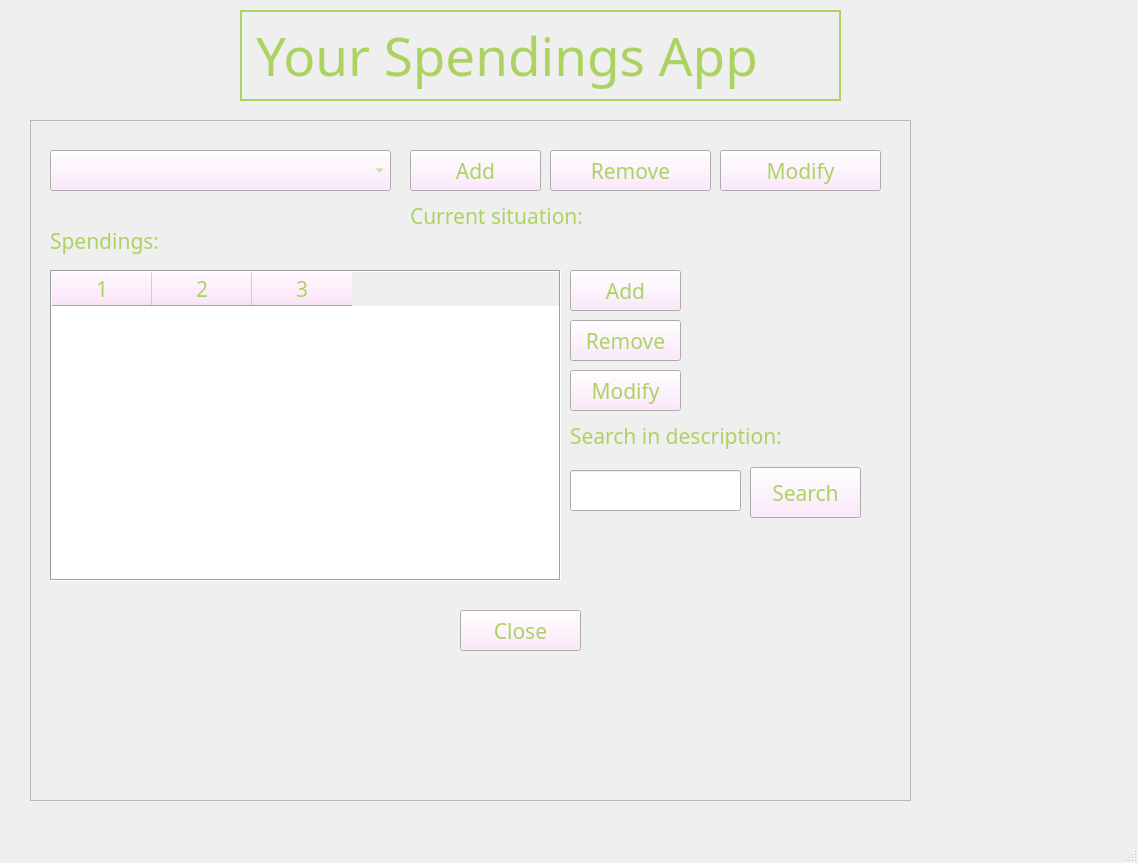
<?xml version="1.0" encoding="UTF-8"?>
<ui version="4.0">
 <class>MainWindow</class>
 <widget class="QMainWindow" name="MainWindow">
  <property name="geometry">
   <rect>
    <x>0</x>
    <y>0</y>
    <width>1138</width>
    <height>863</height>
   </rect>
  </property>
  <property name="windowTitle">
   <string>Your Spendings App</string>
  </property>
  <widget class="QWidget" name="centralwidget">
   <widget class="QLabel" name="Title">
    <property name="geometry">
     <rect>
      <x>240</x>
      <y>10</y>
      <width>601</width>
      <height>91</height>
     </rect>
    </property>
    <property name="palette">
     <palette>
      <active>
       <colorrole role="WindowText">
        <brush brushstyle="SolidPattern">
         <color alpha="255">
          <red>172</red>
          <green>211</green>
          <blue>98</blue>
         </color>
        </brush>
       </colorrole>
       <colorrole role="Button">
        <brush brushstyle="SolidPattern">
         <color alpha="255">
          <red>255</red>
          <green>226</green>
          <blue>254</blue>
         </color>
        </brush>
       </colorrole>
      </active>
      <inactive>
       <colorrole role="WindowText">
        <brush brushstyle="SolidPattern">
         <color alpha="255">
          <red>172</red>
          <green>211</green>
          <blue>98</blue>
         </color>
        </brush>
       </colorrole>
       <colorrole role="Button">
        <brush brushstyle="SolidPattern">
         <color alpha="255">
          <red>255</red>
          <green>226</green>
          <blue>254</blue>
         </color>
        </brush>
       </colorrole>
      </inactive>
      <disabled>
       <colorrole role="WindowText">
        <brush brushstyle="SolidPattern">
         <color alpha="255">
          <red>120</red>
          <green>120</green>
          <blue>120</blue>
         </color>
        </brush>
       </colorrole>
       <colorrole role="Button">
        <brush brushstyle="SolidPattern">
         <color alpha="255">
          <red>255</red>
          <green>226</green>
          <blue>254</blue>
         </color>
        </brush>
       </colorrole>
      </disabled>
     </palette>
    </property>
    <property name="font">
     <font>
      <family>Candara</family>
      <pointsize>40</pointsize>
     </font>
    </property>
    <property name="frameShape">
     <enum>QFrame::WinPanel</enum>
    </property>
    <property name="text">
     <string>Your Spendings App</string>
    </property>
   </widget>
   <widget class="QFrame" name="frame">
    <property name="geometry">
     <rect>
      <x>30</x>
      <y>120</y>
      <width>881</width>
      <height>681</height>
     </rect>
    </property>
    <property name="palette">
     <palette>
      <active>
       <colorrole role="WindowText">
        <brush brushstyle="SolidPattern">
         <color alpha="255">
          <red>172</red>
          <green>211</green>
          <blue>98</blue>
         </color>
        </brush>
       </colorrole>
       <colorrole role="Button">
        <brush brushstyle="SolidPattern">
         <color alpha="255">
          <red>255</red>
          <green>226</green>
          <blue>254</blue>
         </color>
        </brush>
       </colorrole>
       <colorrole role="Text">
        <brush brushstyle="SolidPattern">
         <color alpha="255">
          <red>172</red>
          <green>211</green>
          <blue>98</blue>
         </color>
        </brush>
       </colorrole>
       <colorrole role="BrightText">
        <brush brushstyle="SolidPattern">
         <color alpha="255">
          <red>255</red>
          <green>226</green>
          <blue>254</blue>
         </color>
        </brush>
       </colorrole>
       <colorrole role="ButtonText">
        <brush brushstyle="SolidPattern">
         <color alpha="255">
          <red>172</red>
          <green>211</green>
          <blue>98</blue>
         </color>
        </brush>
       </colorrole>
       <colorrole role="Highlight">
        <brush brushstyle="SolidPattern">
         <color alpha="255">
          <red>255</red>
          <green>226</green>
          <blue>254</blue>
         </color>
        </brush>
       </colorrole>
       <colorrole role="Link">
        <brush brushstyle="SolidPattern">
         <color alpha="255">
          <red>255</red>
          <green>226</green>
          <blue>254</blue>
         </color>
        </brush>
       </colorrole>
       <colorrole role="ToolTipText">
        <brush brushstyle="SolidPattern">
         <color alpha="255">
          <red>172</red>
          <green>211</green>
          <blue>98</blue>
         </color>
        </brush>
       </colorrole>
       <colorrole role="PlaceholderText">
        <brush brushstyle="SolidPattern">
         <color alpha="128">
          <red>172</red>
          <green>211</green>
          <blue>98</blue>
         </color>
        </brush>
       </colorrole>
      </active>
      <inactive>
       <colorrole role="WindowText">
        <brush brushstyle="SolidPattern">
         <color alpha="255">
          <red>172</red>
          <green>211</green>
          <blue>98</blue>
         </color>
        </brush>
       </colorrole>
       <colorrole role="Button">
        <brush brushstyle="SolidPattern">
         <color alpha="255">
          <red>255</red>
          <green>226</green>
          <blue>254</blue>
         </color>
        </brush>
       </colorrole>
       <colorrole role="Text">
        <brush brushstyle="SolidPattern">
         <color alpha="255">
          <red>172</red>
          <green>211</green>
          <blue>98</blue>
         </color>
        </brush>
       </colorrole>
       <colorrole role="BrightText">
        <brush brushstyle="SolidPattern">
         <color alpha="255">
          <red>255</red>
          <green>226</green>
          <blue>254</blue>
         </color>
        </brush>
       </colorrole>
       <colorrole role="ButtonText">
        <brush brushstyle="SolidPattern">
         <color alpha="255">
          <red>172</red>
          <green>211</green>
          <blue>98</blue>
         </color>
        </brush>
       </colorrole>
       <colorrole role="Highlight">
        <brush brushstyle="SolidPattern">
         <color alpha="255">
          <red>255</red>
          <green>226</green>
          <blue>254</blue>
         </color>
        </brush>
       </colorrole>
       <colorrole role="Link">
        <brush brushstyle="SolidPattern">
         <color alpha="255">
          <red>255</red>
          <green>226</green>
          <blue>254</blue>
         </color>
        </brush>
       </colorrole>
       <colorrole role="ToolTipText">
        <brush brushstyle="SolidPattern">
         <color alpha="255">
          <red>172</red>
          <green>211</green>
          <blue>98</blue>
         </color>
        </brush>
       </colorrole>
       <colorrole role="PlaceholderText">
        <brush brushstyle="SolidPattern">
         <color alpha="128">
          <red>172</red>
          <green>211</green>
          <blue>98</blue>
         </color>
        </brush>
       </colorrole>
      </inactive>
      <disabled>
       <colorrole role="WindowText">
        <brush brushstyle="SolidPattern">
         <color alpha="255">
          <red>120</red>
          <green>120</green>
          <blue>120</blue>
         </color>
        </brush>
       </colorrole>
       <colorrole role="Button">
        <brush brushstyle="SolidPattern">
         <color alpha="255">
          <red>255</red>
          <green>226</green>
          <blue>254</blue>
         </color>
        </brush>
       </colorrole>
       <colorrole role="Text">
        <brush brushstyle="SolidPattern">
         <color alpha="255">
          <red>120</red>
          <green>120</green>
          <blue>120</blue>
         </color>
        </brush>
       </colorrole>
       <colorrole role="BrightText">
        <brush brushstyle="SolidPattern">
         <color alpha="255">
          <red>255</red>
          <green>226</green>
          <blue>254</blue>
         </color>
        </brush>
       </colorrole>
       <colorrole role="ButtonText">
        <brush brushstyle="SolidPattern">
         <color alpha="255">
          <red>120</red>
          <green>120</green>
          <blue>120</blue>
         </color>
        </brush>
       </colorrole>
       <colorrole role="Highlight">
        <brush brushstyle="SolidPattern">
         <color alpha="255">
          <red>0</red>
          <green>120</green>
          <blue>215</blue>
         </color>
        </brush>
       </colorrole>
       <colorrole role="Link">
        <brush brushstyle="SolidPattern">
         <color alpha="255">
          <red>255</red>
          <green>226</green>
          <blue>254</blue>
         </color>
        </brush>
       </colorrole>
       <colorrole role="ToolTipText">
        <brush brushstyle="SolidPattern">
         <color alpha="255">
          <red>172</red>
          <green>211</green>
          <blue>98</blue>
         </color>
        </brush>
       </colorrole>
       <colorrole role="PlaceholderText">
        <brush brushstyle="SolidPattern">
         <color alpha="128">
          <red>172</red>
          <green>211</green>
          <blue>98</blue>
         </color>
        </brush>
       </colorrole>
      </disabled>
     </palette>
    </property>
    <property name="font">
     <font>
      <family>Candara</family>
      <pointsize>16</pointsize>
     </font>
    </property>
    <property name="frameShape">
     <enum>QFrame::StyledPanel</enum>
    </property>
    <property name="frameShadow">
     <enum>QFrame::Raised</enum>
    </property>
    <widget class="QComboBox" name="CategoryBox">
     <property name="geometry">
      <rect>
       <x>20</x>
       <y>30</y>
       <width>341</width>
       <height>41</height>
      </rect>
     </property>
     <property name="maxVisibleItems">
      <number>20</number>
     </property>
    </widget>
    <widget class="QPushButton" name="AddCatButton">
     <property name="geometry">
      <rect>
       <x>380</x>
       <y>30</y>
       <width>131</width>
       <height>41</height>
      </rect>
     </property>
     <property name="text">
      <string>Add</string>
     </property>
    </widget>
    <widget class="QPushButton" name="RemoveCatButton">
     <property name="geometry">
      <rect>
       <x>520</x>
       <y>30</y>
       <width>161</width>
       <height>41</height>
      </rect>
     </property>
     <property name="text">
      <string>Remove</string>
     </property>
    </widget>
    <widget class="QPushButton" name="ModifyCatButton">
     <property name="geometry">
      <rect>
       <x>690</x>
       <y>30</y>
       <width>161</width>
       <height>41</height>
      </rect>
     </property>
     <property name="text">
      <string>Modify</string>
     </property>
    </widget>
    <widget class="QLabel" name="LabelCurrent">
     <property name="geometry">
      <rect>
       <x>380</x>
       <y>80</y>
       <width>211</width>
       <height>31</height>
      </rect>
     </property>
     <property name="text">
      <string>Current situation:</string>
     </property>
    </widget>
    <widget class="QTableWidget" name="SpendingsTable">
     <property name="geometry">
      <rect>
       <x>20</x>
       <y>150</y>
       <width>511</width>
       <height>311</height>
      </rect>
     </property>
     <property name="sizePolicy">
      <sizepolicy hsizetype="Fixed" vsizetype="Fixed">
       <horstretch>0</horstretch>
       <verstretch>0</verstretch>
      </sizepolicy>
     </property>
     <property name="font">
      <font>
       <family>Candara</family>
       <pointsize>16</pointsize>
      </font>
     </property>
     <property name="frameShape">
      <enum>QFrame::Box</enum>
     </property>
     <property name="alternatingRowColors">
      <bool>false</bool>
     </property>
     <property name="gridStyle">
      <enum>Qt::DashDotLine</enum>
     </property>
     <property name="columnCount">
      <number>3</number>
     </property>
     <column/>
     <column/>
     <column/>
    </widget>
    <widget class="QLabel" name="LabelSpendings">
     <property name="geometry">
      <rect>
       <x>20</x>
       <y>105</y>
       <width>141</width>
       <height>31</height>
      </rect>
     </property>
     <property name="text">
      <string>Spendings:</string>
     </property>
    </widget>
    <widget class="QPushButton" name="AddSpendingButton">
     <property name="geometry">
      <rect>
       <x>540</x>
       <y>150</y>
       <width>111</width>
       <height>41</height>
      </rect>
     </property>
     <property name="text">
      <string>Add</string>
     </property>
    </widget>
    <widget class="QPushButton" name="RemoveSpendingButton">
     <property name="geometry">
      <rect>
       <x>540</x>
       <y>200</y>
       <width>111</width>
       <height>41</height>
      </rect>
     </property>
     <property name="text">
      <string>Remove</string>
     </property>
    </widget>
    <widget class="QPushButton" name="ModifySpendingbutton">
     <property name="geometry">
      <rect>
       <x>540</x>
       <y>250</y>
       <width>111</width>
       <height>41</height>
      </rect>
     </property>
     <property name="text">
      <string>Modify</string>
     </property>
    </widget>
    <widget class="QLabel" name="SearchLabel">
     <property name="geometry">
      <rect>
       <x>540</x>
       <y>300</y>
       <width>261</width>
       <height>31</height>
      </rect>
     </property>
     <property name="text">
      <string>Search in description:</string>
     </property>
    </widget>
    <widget class="QLineEdit" name="SearchLine">
     <property name="geometry">
      <rect>
       <x>540</x>
       <y>350</y>
       <width>171</width>
       <height>41</height>
      </rect>
     </property>
    </widget>
    <widget class="QPushButton" name="SearchSpendingButton">
     <property name="geometry">
      <rect>
       <x>720</x>
       <y>347</y>
       <width>111</width>
       <height>51</height>
      </rect>
     </property>
     <property name="text">
      <string>Search</string>
     </property>
    </widget>
    <widget class="QPushButton" name="CloseButton">
     <property name="geometry">
      <rect>
       <x>430</x>
       <y>490</y>
       <width>121</width>
       <height>41</height>
      </rect>
     </property>
     <property name="text">
      <string>Close</string>
     </property>
    </widget>
   </widget>
  </widget>
  <widget class="QMenuBar" name="menubar">
   <property name="geometry">
    <rect>
     <x>0</x>
     <y>0</y>
     <width>1138</width>
     <height>26</height>
    </rect>
   </property>
  </widget>
  <widget class="QStatusBar" name="statusbar"/>
 </widget>
 <resources/>
 <connections/>
</ui>
